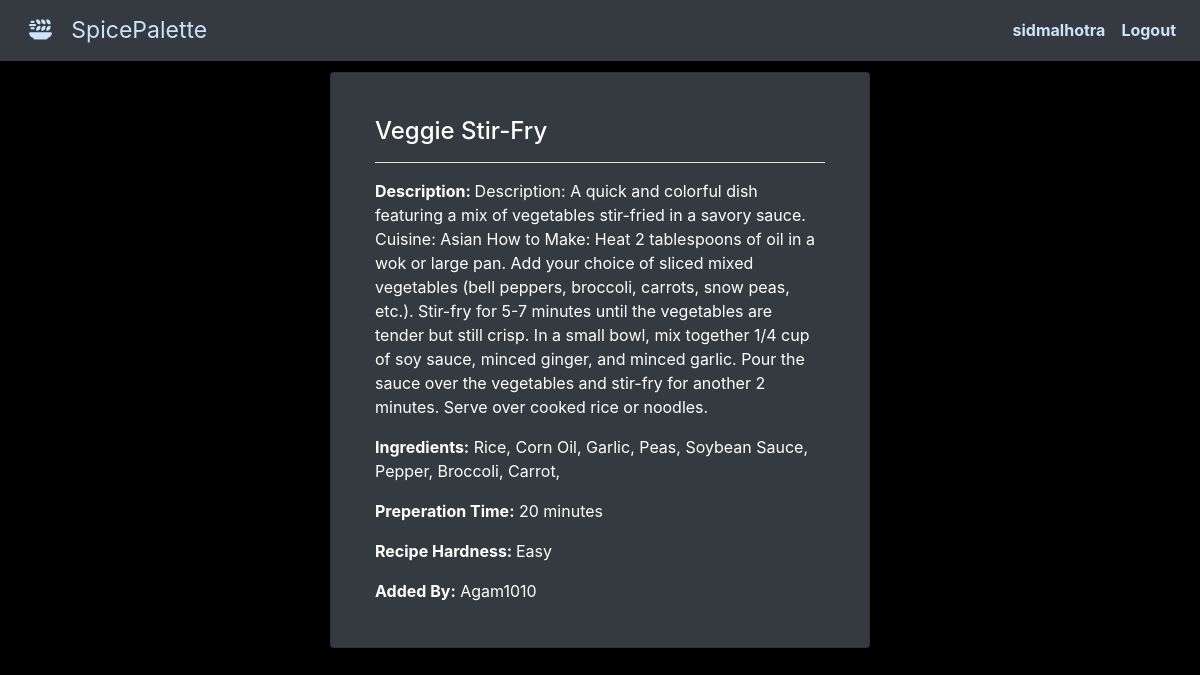
Screenshot of /recipe_full/20/ (signed in) with the database file from the repository.
### recipeapp/models.py (models this page shows, shortened)
class Recipe(models.Model):
    user=models.ForeignKey(User,on_delete=models.CASCADE,null=True, blank=True)  #SET_DEFAULT : default vales are written SET_NULL using this instead of getting deleted we get NULL values
    recipe_name=models.CharField(max_length=100)
    recipe_description=models.TextField()
    recipe_image=models.ImageField(upload_to="images_db")
    recipe_view_count=models.IntegerField(default=0)
    recipe_hardness=models.CharField(max_length=100,default='Professional')
    recipe_time=models.IntegerField(default=60, blank=True, null=True) #amount of time in minutes
    recipe_cuisine=models.CharField(cuisine,blank=True, default='earth',max_length=50)
    recipe_ingredient = models.ManyToManyField(ingredientItem,  blank=True)
    recipe_private=models.BooleanField(default=False)

class ingredientItem(models.Model):
    name = models.CharField(max_length=50)

### recipeapp/views.py (the view)
# urls.py: path('recipe_full/<id>/',recipe_full,name="recipe_full"),
def recipe_full(request,id):
    queryset=Recipe.objects.all().get(id=id)
    context={
             'page':'recipe_full',
             'obj':queryset,
            }
    return render(request,'recipeapp/recipe_full.html',context)

### recipeapp/templates/recipeapp/recipe_full.html (shortened to what this page needs)
{% extends "base.html" %}
{% block start%}
<div class="container">
    <div class="row justify-content-center">
        <div class="col-md-6">
            <div class="card bg-dark text-white p-4">
                <div class="card-body">
                    <h4 class="card-title">{{obj.recipe_name}}</h4>
                    <hr class="bg-light">
                    <p class="card-text justify-content-around"><strong>Description: </strong> {{obj.recipe_description}}</p>
                    <p class="card-text"><strong>Ingredients:</strong>
                        {% for ingredient in obj.recipe_ingredient.all %}
                        {{ ingredient.name }},
                        {% endfor %}</p>
                    <p class="card-text"><strong>Preperation Time:</strong> {{obj.recipe_time}} minutes</p>
                    <p class="card-text"><strong>Recipe Hardness: </strong> {{obj.recipe_hardness}}</p>
                    <p class="card-text"><strong>Added By:</strong> {{obj.user}}</p>
                </div>
            </div>
        </div>
    </div>
</div>
<br>
{% endblock  %}

### recipeapp/templates/header.html (shortened to what this page needs)
{% load static %}
<nav class="navbar navbar-expand-lg navbar-dark bg-dark fixed-top">
  <a class="navbar-brand " style="color: var(--primary-color); font-size: min(23px,3.5vw);" href="/"> &nbsp; <i class="fa-solid fa-plate-wheat" style="color: var(--primary-color);"></i></i>   &nbsp;  SpicePalette</a>
    <div class="collapse navbar-collapse" id="navbarNav">
      <ul class="navbar-nav ml-auto" >
        {% if request.user.is_authenticated %}
        <li class="nav-item">
          <a class="nav-link"  style="color: var(--primary-color); font-weight: bold;" href="/user_profile/">{{request.user.username}}</a>
        </li>
        <li class="nav-item dropdown">
          <a class="nav-link"  style="color: var(--primary-color);font-weight: bold;" href="/logout/"  role="button"  aria-haspopup="true" aria-expanded="false">Logout</a>
        </li>
        {% else %}
        <li class="nav-item dropdown">
            <a class="nav-link"  style="color: var(--primary-color); font-weight: bold;" href="/login/"  role="button"  aria-haspopup="true" aria-expanded="false">Login</a>
          </li>
        {% endif %}
      </ul>
    </div>
  </nav>
 <br>
 <br>
 <br>

### recipeapp/templates/base.html (style rules this page uses)
:root { --primary-color: #cbe3fc; --text-color: #ffffff; --background-color: #000000; }
body { background-color: #000; color: #cbe3fc; }

### rows the page displays
Recipe: recipe_name "Veggie Stir-Fry", recipe_description "Description: A quick and colorful dish featuring a mix of vegetables stir-fried in a savory sauce. Cuisine: Asian How to Make: Heat 2 tablespoons of oil in a wok or large pan. Add your choice of sliced mixed vegetables (bell peppers, broccoli, carrots, snow peas, etc.). Stir-fry for 5-7 minutes until the vegetables are tender but still crisp. In a small bowl, mix together 1/4 cup of soy sauce, minced ginger, and minced garlic. Pour the sauce over the vegetables and stir-fry for another 2 minutes. Serve over cooked rice or noodles.", recipe_time "20", recipe_hardness "Easy", user "Agam1010"
ingredientItem: name "Rice"
ingredientItem: name "Corn Oil"
ingredientItem: name "Garlic"
ingredientItem: name "Peas"
ingredientItem: name "Soybean Sauce"
ingredientItem: name "Pepper"
ingredientItem: name "Broccoli"
ingredientItem: name "Carrot"

### other values shown
{{ request.user.username }} "sidmalhotra"
